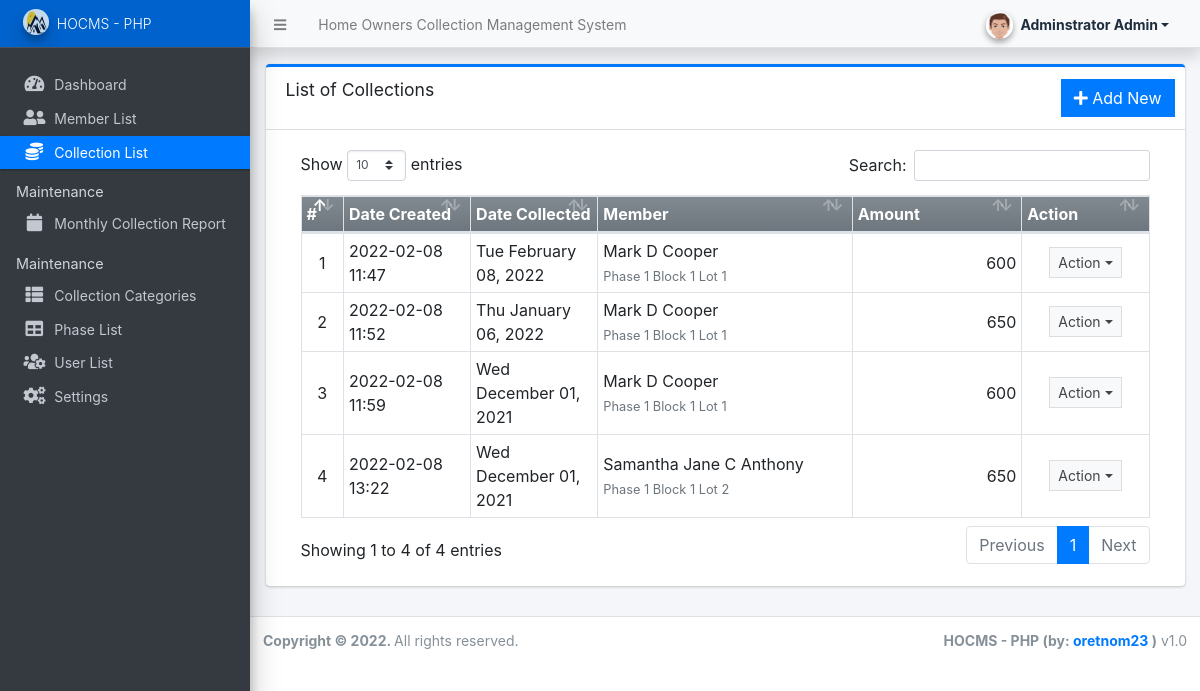
Screenshot of /admin/?page=collections (signed in) with the database file from the repository.
### tables this page shows
CREATE TABLE `collection_list` (
  `id` int(30) NOT NULL,
  `code` varchar(100) NOT NULL,
  `member_id` int(30) NOT NULL,
  `total_amount` double NOT NULL DEFAULT 0,
  `date_collected` date NOT NULL,
  `collected_by` text NOT NULL,
  `date_created` datetime NOT NULL DEFAULT current_timestamp(),
  `date_updated` datetime DEFAULT NULL ON UPDATE current_timestamp()
);

CREATE TABLE `member_list` (
  `id` int(30) NOT NULL,
  `firstname` text NOT NULL,
  `middlename` text DEFAULT NULL,
  `lastname` text NOT NULL,
  `gender` text NOT NULL,
  `contact` text NOT NULL,
  `lot` text NOT NULL,
  `block` text NOT NULL,
  `phase_id` int(30) NOT NULL,
  `status` tinyint(1) NOT NULL DEFAULT 1,
  `delete_flag` tinyint(1) NOT NULL DEFAULT 0,
  `date_created` datetime NOT NULL DEFAULT current_timestamp(),
  `date_updated` datetime DEFAULT NULL ON UPDATE current_timestamp()
);

### config.php (called while the page is built, shortened)
<?php
require_once('classes/DBConnection.php');
require_once('classes/SystemSettings.php');
function validate_image($file){
    $file = explode("?",$file)[0];
	if(!empty($file)){
		if(is_file(base_app.$file)){
			return base_url.$file;
		}else{
			return base_url.'dist/img/no-image-available.png';
		}
	}else{
		return base_url.'dist/img/no-image-available.png';
	}
}
function isMobileDevice(){
    $aMobileUA = array(
        '/iphone/i' => 'iPhone',
        '/ipod/i' => 'iPod',
        '/ipad/i' => 'iPad',
        '/android/i' => 'Android',
        '/blackberry/i' => 'BlackBerry',
        '/webos/i' => 'Mobile'
    );
    return false;
}
function format_num($number = 0, $max_decimal = ''){
    if(is_numeric($number)){
        $ex = explode('.',$number);
        $dec = isset($ex[1]) ? strlen($ex[1]) : 0;
        if(empty($max_decimal) || (is_numeric($max_decimal) && $max_decimal >= $dec)){
            return number_format($number,$dec);
        }else{
            if(is_numeric($max_decimal))
                return number_format($number,$max_decimal);
            else
                return "Invalid Maximum Decimal";
        }
    }else{
        return "Invalid Number";
    }
}
?>

### classes/DBConnection.php (called while the page is built, shortened)
<?php
class DBConnection{
    private $host = DB_SERVER;
    private $username = DB_USERNAME;
    private $password = DB_PASSWORD;
    private $database = DB_NAME;
    public $conn;
    public function __construct(){
        if (!isset($this->conn)) {
            $this->conn = new mysqli($this->host, $this->username, $this->password, $this->database);
        }
    }
}
?>

### classes/SystemSettings.php (called while the page is built, shortened)
<?php
class SystemSettings extends DBConnection{
	function userdata($field = ''){
		if(!empty($field)){
			if(isset($_SESSION['userdata'][$field]))
				return $_SESSION['userdata'][$field];
			else
				return null;
		}else{
			return false;
		}
	}
	function info($field=''){
		if(!empty($field)){
			if(isset($_SESSION['system_info'][$field]))
				return $_SESSION['system_info'][$field];
			else
				return false;
		}else{
			return false;
		}
	}
}
$_settings = new SystemSettings();
?>

### admin/collections/index.php (the view, shortened to what this page needs)
<div class="card card-outline card-primary">
	<div class="card-header">
		<h3 class="card-title">List of Collections</h3>
		<div class="card-tools">
			<a href="javascript:void(0)" id="create_new" class="btn btn-flat btn-primary"><span class="fas fa-plus"></span>  Add New</a>
		</div>
	</div>
	<div class="card-body">
		<div class="container-fluid">
        <div class="container-fluid">
			<table class="table table-bordered table-stripped">
				<colgroup>
					<col width="5%">
					<col width="15%">
					<col width="15%">
					<col width="30%">
					<col width="20%">
					<col width="15%">
				</colgroup>
				<thead>
					<tr class="bg-gradient-secondary">
						<th>#</th>
						<th>Date Created</th>
						<th>Date Collected</th>
						<th>Member</th>
						<th>Amount</th>
						<th>Action</th>
					</tr>
				</thead>
				<tbody>
					<?php
					$i = 1;
					$phases = $conn->query("SELECT * FROM `phase_list` where id in (SELECT phase_id FROM `member_list` where id in (SELECT member_id FROM collection_list))");
					$phase_arr = array_column($phases->fetch_all(MYSQLI_ASSOC),'name','id');
					$qry = $conn->query("SELECT c.*,CONCAT(m.firstname, ' ', COALESCE(m.middlename,''), ' ', m.lastname) as fullname, m.phase_id,m.block,m.lot from `collection_list` c inner join member_list m on c.member_id = m.id order by date(c.date_collected) desc,(CONCAT(m.firstname, ' ', COALESCE(m.middlename,''), ' ', m.lastname)) asc ");
						while($row = $qry->fetch_assoc()):
					?>
						<tr>
							<td class="text-center"><?php echo $i++; ?></td>
							<td><?php echo date("Y-m-d H:i",strtotime($row['date_created'])) ?></td>
							<td><?php echo date("D F d, Y",strtotime($row['date_collected'])) ?></td>
							<td>
								<div><?php echo ucwords($row['fullname']) ?></div>
								<small class="text-muted"><?= ucwords((isset($phase_arr[$row['phase_id']]) ? $phase_arr[$row['phase_id']] : "N/A").' Block '.$row['block'].' Lot '.$row['lot']) ?></small>
							</td>
							<td class="text-right"><?php echo format_num($row['total_amount']) ?></td>
							<td align="center">
								 <button type="button" class="btn btn-flat btn-default btn-sm dropdown-toggle dropdown-icon" data-toggle="dropdown">
				                  		Action
				                  </button>
							</td>
						</tr>
					<?php endwhile; ?>
				</tbody>
			</table>
		</div>
		</div>
	</div>
</div>

### admin/index.php (shortened to what this page needs)
<?php require_once('../config.php'); ?>
 <!DOCTYPE html>
<html lang="en" class="" style="height: auto;">
<?php require_once('inc/header.php') ?>
  <body class="sidebar-mini layout-fixed control-sidebar-slide-open layout-navbar-fixed sidebar-mini-md sidebar-mini-xs" data-new-gr-c-s-check-loaded="14.991.0" data-gr-ext-installed="" style="height: auto;">
    <div class="wrapper">
     <?php require_once('inc/topBarNav.php') ?>
     <?php require_once('inc/navigation.php') ?>
     <?php $page = isset($_GET['page']) ? $_GET['page'] : 'home';  ?>
      <div class="content-wrapper pt-3" style="min-height: 567.854px;">
        <section class="content">
          <div class="container-fluid">
            <?php
              if(!file_exists($page.".php") && !is_dir($page)){
                  include '404.html';
              }else{
                if(is_dir($page))
                  include $page.'/index.php';
                else
                  include $page.'.php';
              }
            ?>
          </div>
        </section>
      </div>
      <?php require_once('inc/footer.php') ?>
  </body>
</html>

### admin/inc/header.php (shortened to what this page needs)
<head>
    <link rel="stylesheet" href="<?php echo base_url ?>plugins/fontawesome-free/css/all.min.css">
    <link rel="stylesheet" href="<?php echo base_url ?>plugins/tempusdominus-bootstrap-4/css/tempusdominus-bootstrap-4.min.css">
  <link rel="stylesheet" href="<?php echo base_url ?>plugins/datatables-bs4/css/dataTables.bootstrap4.min.css">
  <link rel="stylesheet" href="<?php echo base_url ?>plugins/datatables-responsive/css/responsive.bootstrap4.min.css">
  <link rel="stylesheet" href="<?php echo base_url ?>plugins/datatables-buttons/css/buttons.bootstrap4.min.css">
  <link rel="stylesheet" href="<?php echo base_url ?>plugins/select2/css/select2.min.css">
  <link rel="stylesheet" href="<?php echo base_url ?>plugins/select2-bootstrap4-theme/select2-bootstrap4.min.css">
    <link rel="stylesheet" href="<?php echo base_url ?>plugins/icheck-bootstrap/icheck-bootstrap.min.css">
    <link rel="stylesheet" href="<?php echo base_url ?>plugins/jqvmap/jqvmap.min.css">
    <link rel="stylesheet" href="<?php echo base_url ?>dist/css/adminlte.css">
    <link rel="stylesheet" href="<?php echo base_url ?>dist/css/custom.css">
    <link rel="stylesheet" href="<?php echo base_url ?>plugins/overlayScrollbars/css/OverlayScrollbars.min.css">
    <link rel="stylesheet" href="<?php echo base_url ?>plugins/daterangepicker/daterangepicker.css">
    <link rel="stylesheet" href="<?php echo base_url ?>plugins/summernote/summernote-bs4.min.css">
  <link rel="stylesheet" href="<?php echo base_url ?>plugins/sweetalert2-theme-bootstrap-4/bootstrap-4.min.css">
  </head>

### admin/inc/topBarNav.php (shortened to what this page needs)
<nav class="main-header navbar navbar-expand navbar-light text-sm shadow">
  <ul class="navbar-nav">
    <li class="nav-item">
    <a class="nav-link" data-widget="pushmenu" href="#" role="button"><i class="fas fa-bars"></i></a>
    </li>
    <li class="nav-item d-none d-sm-inline-block">
      <a href="<?php echo base_url ?>" class="nav-link"><?php echo (!isMobileDevice()) ? $_settings->info('name'):$_settings->info('short_name'); ?></a>
    </li>
  </ul>
  <ul class="navbar-nav ml-auto">
    <li class="nav-item">
      <div class="btn-group nav-link">
            <button type="button" class="btn btn-rounded badge badge-light dropdown-toggle dropdown-icon" data-toggle="dropdown">
              <span><img src="<?php echo validate_image($_settings->userdata('avatar')) ?>" class="img-circle elevation-2 user-img" alt="User Image"></span>
              <span class="ml-3"><?php echo ucwords($_settings->userdata('firstname').' '.$_settings->userdata('lastname')) ?></span>
            </button>
        </div>
    </li>
  </ul>
</nav>

### admin/inc/navigation.php (shortened to what this page needs)
<aside class="main-sidebar sidebar-dark-primary elevation-4 sidebar-no-expand">
  <a href="<?php echo base_url ?>admin" class="brand-link bg-primary text-sm">
  <img src="<?php echo validate_image($_settings->info('logo'))?>" alt="Store Logo" class="brand-image img-circle elevation-3" style="opacity: .8;width: 1.6rem;height: 1.6rem;max-height: unset">
  <span class="brand-text font-weight-light"><?php echo $_settings->info('short_name') ?></span>
  </a>
  <div class="sidebar os-host os-theme-light os-host-overflow os-host-overflow-y os-host-resize-disabled os-host-transition os-host-scrollbar-horizontal-hidden">
    <div class="os-content-glue" style="margin: 0px -8px; width: 249px; height: 646px;"></div>
    <div class="os-padding">
      <div class="os-viewport os-viewport-native-scrollbars-invisible" style="overflow-y: scroll;">
        <div class="os-content" style="padding: 0px 8px; height: 100%; width: 100%;">
          <nav class="mt-4">
             <ul class="nav nav-pills nav-sidebar flex-column text-sm nav-compact nav-flat nav-child-indent nav-collapse-hide-child" data-widget="treeview" role="menu" data-accordion="false">
              <li class="nav-item dropdown">
                <a href="./" class="nav-link nav-home">
                  <i class="nav-icon fas fa-tachometer-alt"></i>
                  <p>
                    Dashboard
                  </p>
                </a>
              </li>
              <li class="nav-item dropdown">
                <a href="<?php echo base_url ?>admin/?page=members" class="nav-link nav-members">
                  <i class="nav-icon fas fa-user-friends"></i>
                  <p>
                    Member List
                  </p>
                </a>
              </li>
              <li class="nav-item dropdown">
                <a href="<?php echo base_url ?>admin/?page=collections" class="nav-link nav-collections">
                  <i class="nav-icon fas fa-coins"></i>
                  <p>
                    Collection List
                  </p>
                </a>
              </li>
              <li class="nav-header">Maintenance</li>
              <li class="nav-item dropdown">
                <a href="<?php echo base_url ?>admin/?page=reports/collections" class="nav-link nav-reports_collections">
                  <i class="nav-icon fas fa-calendar"></i>
                  <p>
                    Monthly Collection Report
                  </p>
                </a>
              </li>
              <?php if($_settings->userdata('type') == 1): ?>
              <li class="nav-header">Maintenance</li>
              <li class="nav-item dropdown">
                <a href="<?php echo base_url ?>admin/?page=categories" class="nav-link nav-categories">
                  <i class="nav-icon fas fa-th-list"></i>
                  <p>
                    Collection Categories
                  </p>
                </a>
              </li>
              <li class="nav-item dropdown">
                <a href="<?php echo base_url ?>admin/?page=phases" class="nav-link nav-phases">
                  <i class="nav-icon fas fa-table"></i>
                  <p>
                    Phase List
                  </p>
                </a>
              </li>
              <li class="nav-item dropdown">
                <a href="<?php echo base_url ?>admin/?page=user/list" class="nav-link nav-user_list">
                  <i class="nav-icon fas fa-users-cog"></i>
                  <p>
                    User List
                  </p>
                </a>
              </li>
              <li class="nav-item dropdown">
                <a href="<?php echo base_url ?>admin/?page=system_info" class="nav-link nav-system_info">
                  <i class="nav-icon fas fa-cogs"></i>
                  <p>
                    Settings
                  </p>
                </a>
              </li>
              <?php endif; ?>
            </ul>
          </nav>
        </div>
      </div>
    </div>
  </div>
</aside>

### admin/inc/footer.php (shortened to what this page needs)
<footer class="main-footer text-sm">
        <strong>Copyright © <?php echo date('Y') ?>.
        </strong>
        All rights reserved.
        <div class="float-right d-none d-sm-inline-block">
          <b><?php echo $_settings->info('short_name') ?> (by: <a href="mailto:oretnom23@gmail.com" target="blank">oretnom23</a> )</b> v1.0
        </div>
      </footer>
    </div>

### admin/inc/topBarNav.php (style rules this page uses)
.user-img { position: absolute; height: 27px; width: 27px; object-fit: cover; left: -7%; top: -12%; }
.btn-rounded { border-radius: 50px; }

### rows the page displays
collection_list: date_created "2022-02-08 11:47", date_collected "Tue February 08, 2022", fullname "Mark D Cooper", member.lot "Phase 1 Block 1 Lot 1", total_amount "600"
collection_list: date_created "2022-02-08 11:52", date_collected "Thu January 06, 2022", fullname "Mark D Cooper", member.lot "Phase 1 Block 1 Lot 1", total_amount "650"
collection_list: date_created "2022-02-08 11:59", date_collected "Wed December 01, 2021", fullname "Mark D Cooper", member.lot "Phase 1 Block 1 Lot 1", total_amount "600"
collection_list: date_created "2022-02-08 13:22", date_collected "Wed December 01, 2021", fullname "Samantha Jane C Anthony", member.lot "Phase 1 Block 1 Lot 2", total_amount "650"

### other values shown
$_settings->info('name') "Home Owners Collection Management System"
$_settings->userdata('firstname').' '.$_settings->userdata('lastname') "Adminstrator Admin"
$_settings->info('short_name') "HOCMS - PHP"
